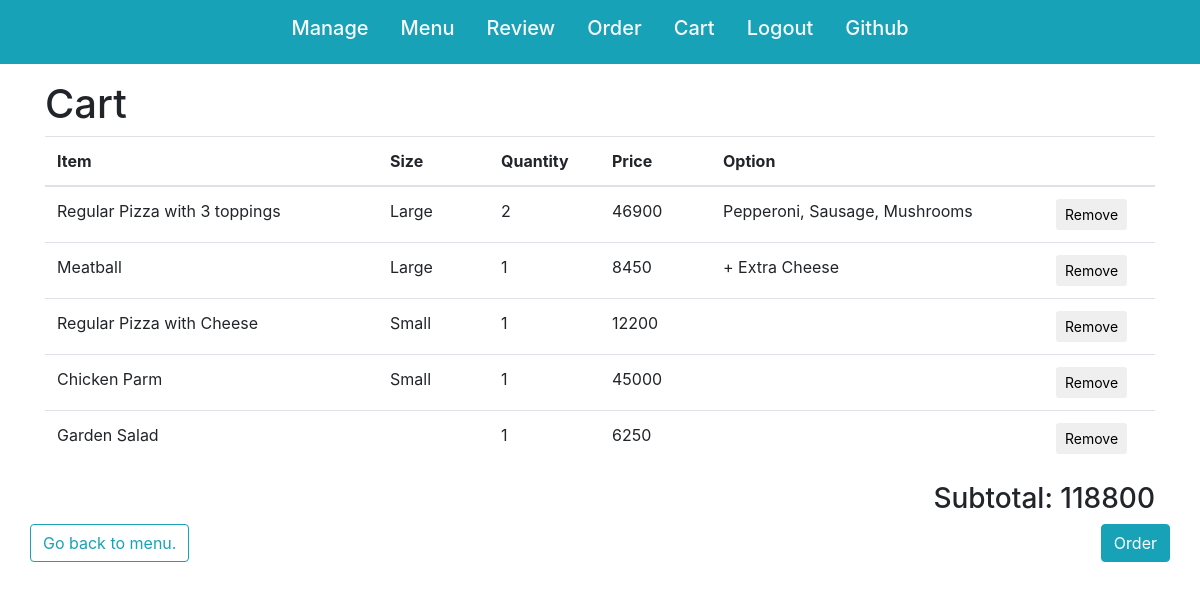
The app's page /cart (signed in) with its own data.
### orders/models.py (models this page shows, shortened)
class CartItem(models.Model):
    user = models.ForeignKey(User, on_delete=models.CASCADE, related_name='cart')
    item = models.ForeignKey(Item, on_delete=models.CASCADE)
    quantity = models.IntegerField(default=1)
    toppings = models.ManyToManyField(Topping, blank=True, related_name='carts') # For pizza
    extra = models.BooleanField(default=False) # For sub
    price = models.IntegerField(default=0)

class Item(models.Model):
    category = models.ForeignKey(Category, on_delete=models.CASCADE)
    name = models.CharField(max_length=64)
    S = 'Small'
    L = 'Large'
    SIZE_CHOICES = (
        (S, 'Small'),
        (L, 'Large')
    )
    size = models.CharField(max_length=8, choices=SIZE_CHOICES, blank=True)
    price = models.IntegerField(blank=True, default=0) # Blankable for Toppings

class Pizza(Item):
    REGULAR = 'Regular'
    SICILIAN = 'Sicilian'
    CRUST_CHOICES = (
        (REGULAR, 'Regular'),
        (SICILIAN, 'Sicilian')
    )
    crust = models.CharField(max_length=8, choices=CRUST_CHOICES)
    max_toppings = models.IntegerField(default=0)

class Item(models.Model):
    category = models.ForeignKey(Category, on_delete=models.CASCADE)
    name = models.CharField(max_length=64)
    S = 'Small'
    L = 'Large'
    SIZE_CHOICES = (
        (S, 'Small'),
        (L, 'Large')
    )
    size = models.CharField(max_length=8, choices=SIZE_CHOICES, blank=True)
    price = models.IntegerField(blank=True, default=0) # Blankable for Toppings

class Topping(Item):
    """Define toppings."""

### orders/views.py (the view)
# urls.py: path('cart', login_required(views.CartItemList.as_view(), login_url='/login'), name='cart'),
class CartItemList(ListView):
    model = CartItem
    def get_context_data(self, **kwargs):
        context = super().get_context_data(**kwargs)
        cartitem_list = CartItem.objects.filter(user=self.request.user).all()
        subtotal = 0
        for cartitem in cartitem_list:
            subtotal += cartitem.price
        context = {
            "cartitem_list": cartitem_list,
            "subtotal": subtotal
        }
        return context

### orders/templates/orders/cartitem_list.html (shortened to what this page needs)
{% extends "base_orders.html" %}
{% block content %}
<h1>Cart</h1>
{% if cartitem_list %}
<table class="table">
    <colgroup>
        <col width="30%"></col>
        <col width="10%"></col>
        <col width="10%"></col>
        <col width="10%"></col>
        <col width="30%"></col>
        <col width="10%"></col>
    </colgroup>
    <thread>
        <tr>
            <th>Item</th>
            <th>Size</th>
            <th>Quantity</th>
            <th>Price</th>
            <th>Option</th>
            <td></td>
        </tr>
    </thread>
    <tbody>
        {% for cartitem in cartitem_list %}
        <tr>
            <td>{% if cartitem.item.pizza.crust %}{{ cartitem.item.pizza.crust}} Pizza with {% endif %}
                {{ cartitem.item.name }}</td>
            <td>{{ cartitem.item.size }}</td>
            <td>{{ cartitem.quantity }}</td>
            <td>{{ cartitem.price }}</td>
            <td>{% if cartitem.toppings.count > 0 %}
                    {% for topping in cartitem.toppings.all %}
                        {% if forloop.last %}
                            {{ topping.name }}
                        {% else %}
                            {{ topping.name }},
                        {% endif %}
                    {% endfor %}
                    {% elif cartitem.extra %}
                        + Extra Cheese
                {% endif %}</td>
            <td>
                <form action="{% url 'delete_item' cartitem.id %}" method="POST">
                <input type="submit" value="Remove" class="btn btn-sm">
                </form></td>
        </tr>
        {% endfor %}
    </tbody>
</table>
<h3 class="text-right">Subtotal: {{ subtotal }}</h3>
{% else %}
    <h3>No items in the cart.</h3>
{% endif %}
<div class="row justify-content-between">
    <a href="{% url 'index' %}" class="btn btn-outline-info">Go back to menu.</a>
    {% if cartitem_list %}
        <form action="{% url 'order_first' %}", method="POST">
            <input type="submit" value="Order" class="btn btn-info">
        </form>
    {% endif %}
</div>
{% endblock %}

### records on screen
CartItem: item.pizza.crust "Regular", item.name "3 toppings", item.size "Large", quantity "2", price "46900"
Topping: name "Pepperoni"
Topping: name "Sausage"
Topping: name "Mushrooms"
CartItem: item.name "Meatball", item.size "Large", quantity "1", price "8450", extra "+ Extra Cheese"
CartItem: item.pizza.crust "Regular", item.name "Cheese", item.size "Small", quantity "1", price "12200"
CartItem: item.name "Chicken Parm", item.size "Small", quantity "1", price "45000"
CartItem: item.name "Garden Salad", quantity "1", price "6250"

### other values on screen
{{ subtotal }} "118800"
